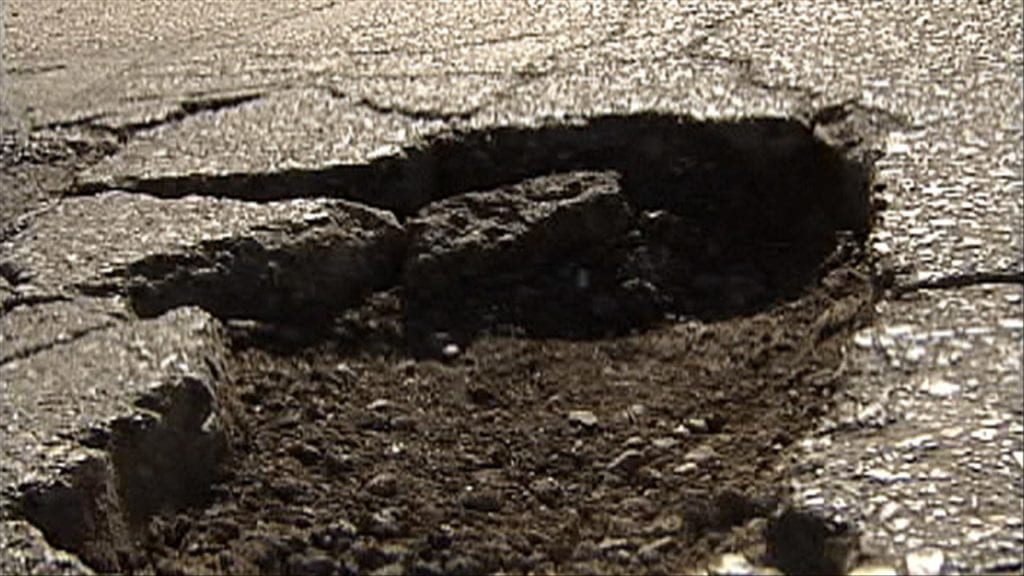
#> input picture Training_1/images/test/600.jpg, 1024 x 576 px, given in place of video_1.mp4, which was not available
$ python main.py
#> lines starting #> are read from the running program, lines starting #| are printed output that depends on the picture; after the words box and inside, x2 and y2 are one past the last pixel; in counts of white or black regions, pixels touching at a corner belong together; pictures that were not available may be replaced by others from this repository, and a replacement may not be noted
import cv2
import time,os,winsound
import numpy as np

def nothing(x):
    pass

def beep():
    winsound.Beep(2500,50)

cv2.namedWindow('result')
kernel = np.ones((1,1), np.uint8)


##cap = cv2.VideoCapture("I:\\Minor_Project\\Workflow\\demo\\video.mp4")
cap = cv2.VideoCapture("I://Minor_Project//Workflow//demo//video_1.mp4")


ret,frame=cap.read()
#> frame is the input picture: shape (576, 1024, 3); mean B, G, R 81.8, 92.9, 102.5
height,width = frame.shape[:2]
#> height = 576; width = 1024
mask=np.full_like(frame,255)
mask[:320,:]=0
mask=mask[:,:,2]

cv2.createTrackbar('lower', 'result',0,800,nothing)
cv2.createTrackbar('upper', 'result',0,800,nothing)

#Loop to acess the video feed
while True:
	last_time=time.time()
	ret,frame=cap.read()
	frame_cvt=cv2.cvtColor(frame,cv2.COLOR_BGR2GRAY)
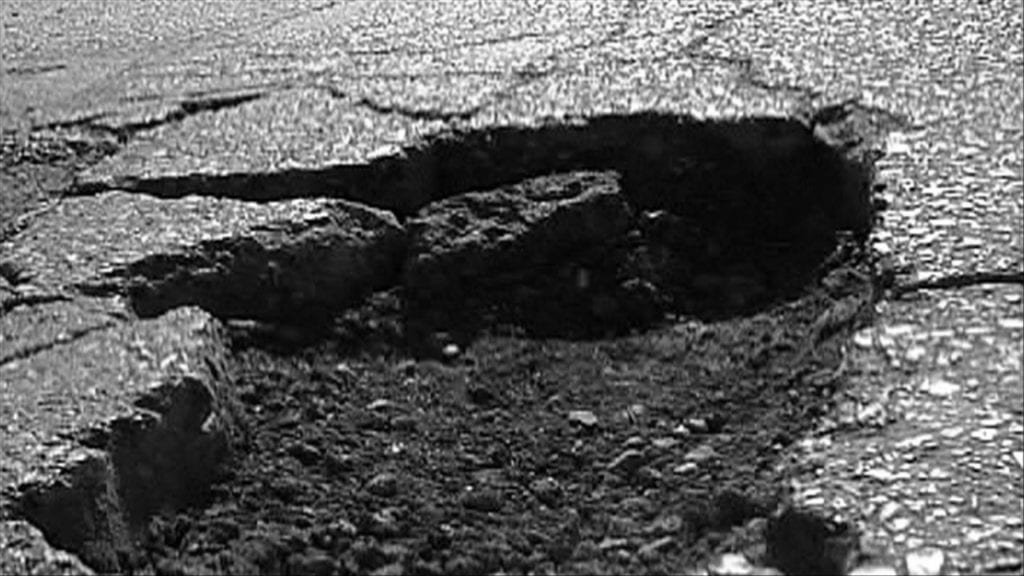
#> frame_cvt: shape (576, 1024); min 0, max 255, mean 94.5
	# frame_cvt=cv2.equalizeHist(frame_cvt)
	bilateral=cv2.bilateralFilter(frame_cvt,9,75,75)
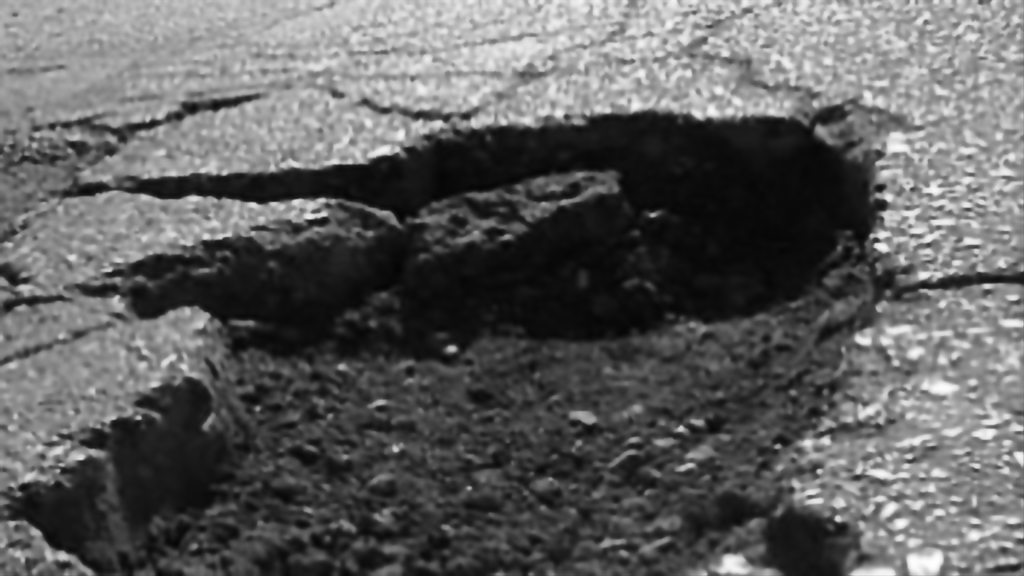
#> bilateral: shape (576, 1024); min 4, max 254, mean 94.5
	# blur = cv2.blur(frame,(3,3))
	l = cv2.getTrackbarPos('lower','result')
	u = cv2.getTrackbarPos('upper','result')
	edges = cv2.Canny(bilateral,l,u) #found out using hit and try using the sliders , need some fine tuning
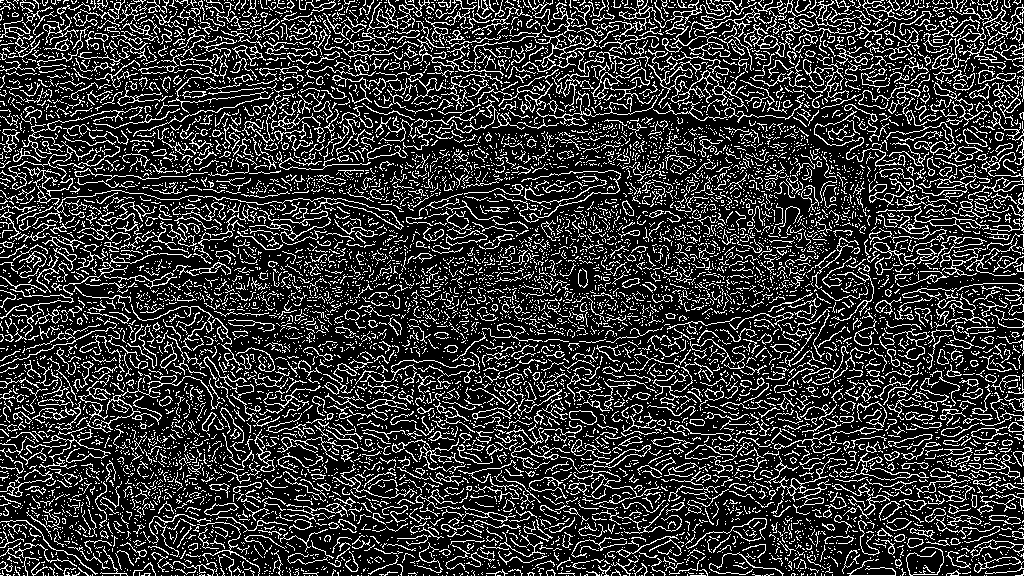
#> edges: shape (576, 1024); 20.9% white in thin lines or dots
	temp=cv2.bitwise_and(edges,edges,mask=mask)
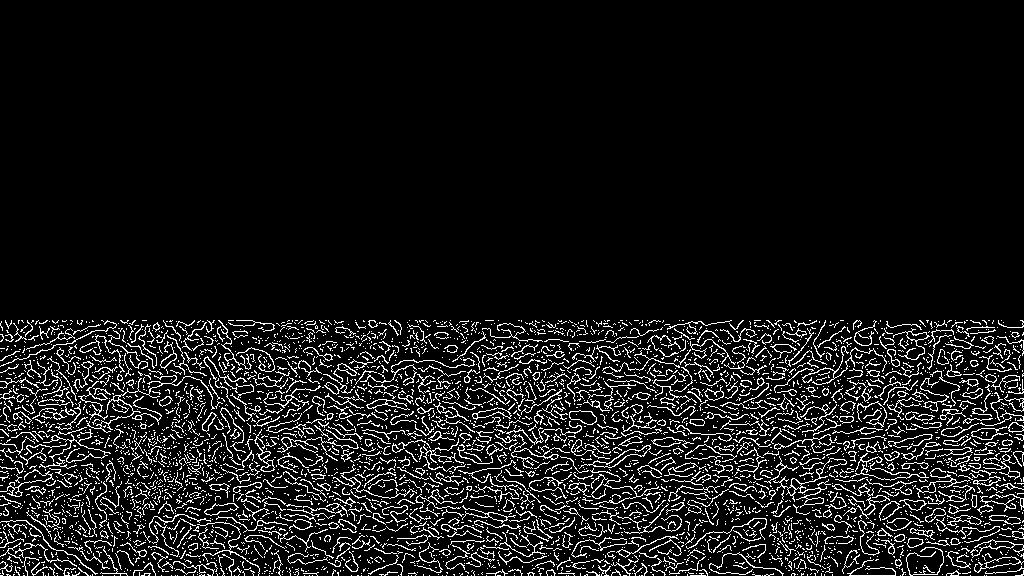
#> temp: shape (576, 1024); 9% white in thin lines or dots, all inside (x1, y1, x2, y2) = (0, 320, 1024, 576)
	dilated=cv2.dilate(temp,kernel, iterations=1)
	contours,hierarchy = cv2.findContours(dilated,cv2.RETR_TREE,cv2.CHAIN_APPROX_NONE)
#> contours = 4848 contours, 4594 with area under 20; largest, box (x1, y1, x2, y2) and area: (579, 444, 651, 469) 316, (773, 458, 847, 508) 290, (592, 445, 651, 468) 272, (569, 410, 597, 425) 261, (569, 410, 597, 425) 249
	# [14 lines of commented-out code are left out]
	for a in contours:
		x,y,w,h = cv2.boundingRect(a)
		cv2.rectangle(frame,(x,y),(x+w,y+h),(255,255,255),2)
#> this loop made 4848 passes
#> (x, y, w, h) on passes 1 to 3: (986, 575, 1, 1), (984, 575, 1, 1), (970, 575, 1, 1)
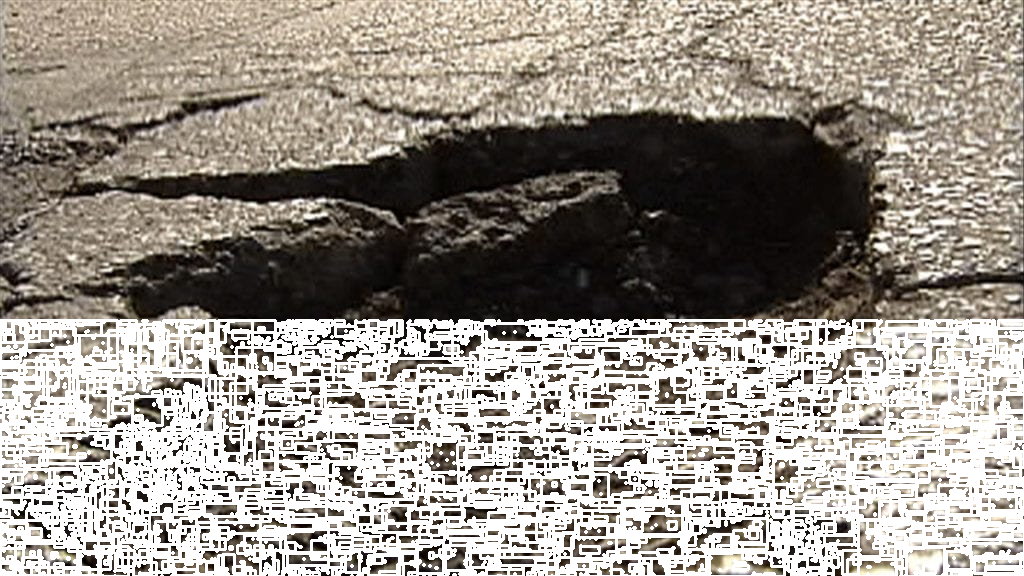
#> frame: shape (576, 1024, 3); mean B, G, R 140.7, 148.5, 154.9

	#cv2.drawContours(frame, contours, -1, (255,255,255), 3)
	# cv2.imshow("dilated",dilated)
	# cv2.imshow("output",frame)
	cv2.imshow("dilated",dilated)
	# cv2.imshow("bilateral",bilateral)
	cv2.imshow("frame_cvt",frame)
	# cv2.imshow("temp",temp)
	#cv2.imshow("edges",edges)
	print("FPS==",1.0/(time.time()-last_time))
	last_time=time.time()
	if cv2.waitKey(25) & 0xFF == ord('q'):
#> (key q is pressed here)
		cv2.destroyAllWindows()
		break
